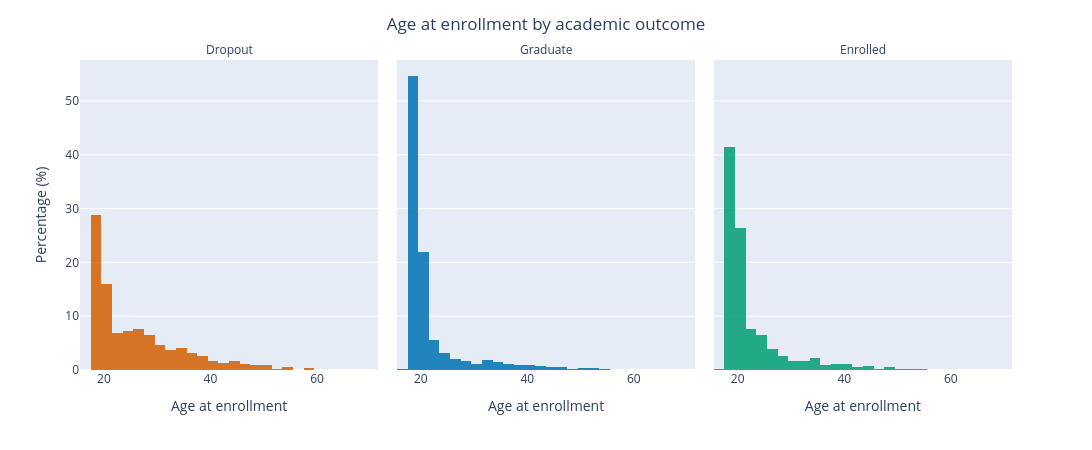

The cell this chart's notebook holds for it:
### Markdown cell above
## Age at enrollment

### Code cell
fig = px.histogram(
    data_viz_pd,
    x='Age at enrollment',
    facet_col='Target',
    color='Target',
    nbins=30,
    histnorm='percent',
    opacity=0.85,
    color_discrete_map={
        'Graduate': '#0072B2',
        'Dropout': '#D55E00',
        'Enrolled': '#009E73'
    }
)

fig.update_layout(
    title={
        'text': 'Age at enrollment by academic outcome',
        'x': 0.5
    },
    xaxis_title='Age at enrollment',
    yaxis_title='Percentage (%)',
    height=450,
    width=1100,
    showlegend=False
)

fig.for_each_annotation(lambda a: a.update(text=a.text.split("=")[-1]))
fig.show()

print(data_viz_pd.groupby('Target')['Age at enrollment']
      .describe()[['count', 'mean', '50%', 'max']].round(1).to_string())

### Figure 1 — Plotly figure (JSON) as saved in the notebook; plotly's stock layout.template omitted (floating-point values rounded to 4 significant figures; data arrays with more than 128 entries replaced by an {"elided": "..."} marker saying what was removed)
{"data": [{"bingroup": "x", "histnorm": "percent", "hovertemplate": "Target=Dropout<br>Age at enrollment=%{x}<br>percent=%{y}<extra></extra>", "legendgroup": "Dropout", "marker": {"color": "#D55E00", "opacity": 0.85, "pattern": {"shape": ""}}, "name": "Dropout", "nbinsx": 30, "orientation": "v", "showlegend": true, "type": "histogram", "x": {"elided": "1421 int values"}, "xaxis": "x", "yaxis": "y"}, {"bingroup": "x", "histnorm": "percent", "hovertemplate": "Target=Graduate<br>Age at enrollment=%{x}<br>percent=%{y}<extra></extra>", "legendgroup": "Graduate", "marker": {"color": "#0072B2", "opacity": 0.85, "pattern": {"shape": ""}}, "name": "Graduate", "nbinsx": 30, "orientation": "v", "showlegend": true, "type": "histogram", "x": {"elided": "2209 int values"}, "xaxis": "x2", "yaxis": "y2"}, {"bingroup": "x", "histnorm": "percent", "hovertemplate": "Target=Enrolled<br>Age at enrollment=%{x}<br>percent=%{y}<extra></extra>", "legendgroup": "Enrolled", "marker": {"color": "#009E73", "opacity": 0.85, "pattern": {"shape": ""}}, "name": "Enrolled", "nbinsx": 30, "orientation": "v", "showlegend": true, "type": "histogram", "x": {"elided": "794 int values"}, "xaxis": "x3", "yaxis": "y3"}], "layout": {"annotations": [{"font": {}, "showarrow": false, "text": "Dropout", "x": 0.16, "xanchor": "center", "xref": "paper", "y": 1.0, "yanchor": "bottom", "yref": "paper"}, {"font": {}, "showarrow": false, "text": "Graduate", "x": 0.5, "xanchor": "center", "xref": "paper", "y": 1.0, "yanchor": "bottom", "yref": "paper"}, {"font": {}, "showarrow": false, "text": "Enrolled", "x": 0.84, "xanchor": "center", "xref": "paper", "y": 1.0, "yanchor": "bottom", "yref": "paper"}], "barmode": "relative", "height": 450, "legend": {"title": {"text": "Target"}, "tracegroupgap": 0}, "margin": {"t": 60}, "showlegend": false, "title": {"text": "Age at enrollment by academic outcome", "x": 0.5}, "width": 1100, "xaxis": {"anchor": "y", "domain": [0.0, 0.32], "title": {"text": "Age at enrollment"}}, "xaxis2": {"anchor": "y2", "domain": [0.34, 0.66], "matches": "x", "title": {"text": "Age at enrollment"}}, "xaxis3": {"anchor": "y3", "domain": [0.68, 1.0], "matches": "x", "title": {"text": "Age at enrollment"}}, "yaxis": {"anchor": "x", "domain": [0.0, 1.0], "title": {"text": "Percentage (%)"}}, "yaxis2": {"anchor": "x2", "domain": [0.0, 1.0], "matches": "y", "showticklabels": false}, "yaxis3": {"anchor": "x3", "domain": [0.0, 1.0], "matches": "y", "showticklabels": false}}}
